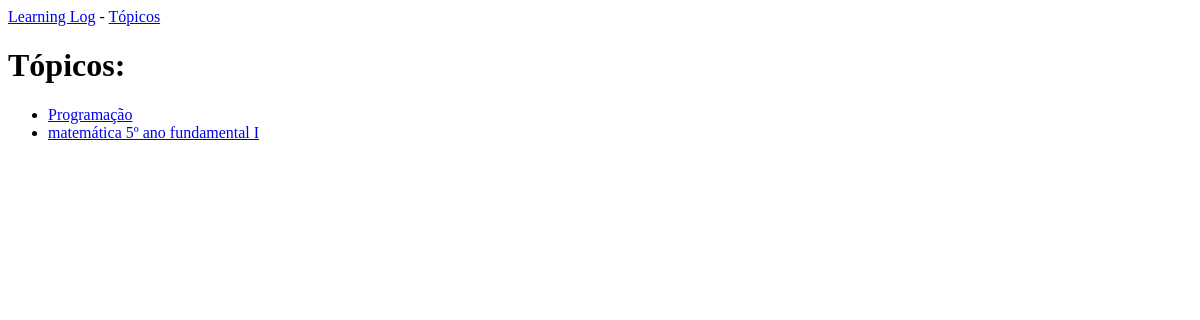
The page /topics on the database as committed earlier.
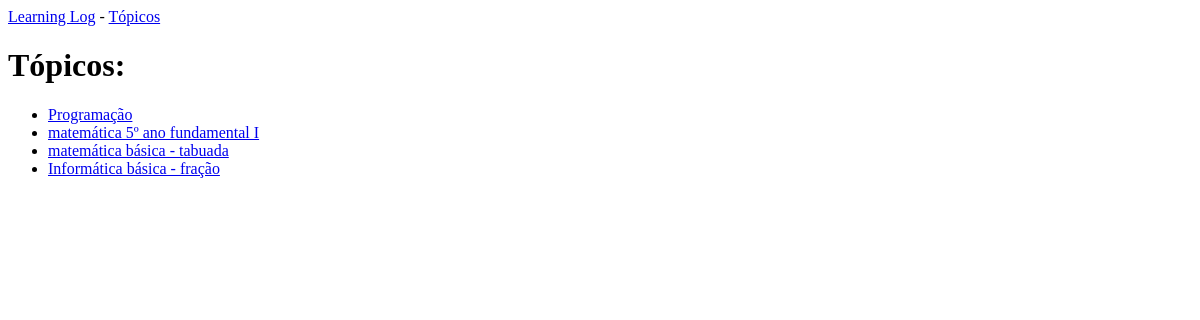
The same page on the database as committed later.
### learning_logs/models.py (models this page shows)
class Topic(models.Model):
    text = models.CharField(max_length=200)
    date_added = models.DateTimeField(auto_now_add=True)
    def __str__(self):
        return self.text

### learning_logs/views.py (the view)
# urls.py: path('topics', views.topics, name='topics'),
def topics(request):
    topics = Topic.objects.order_by('date_added')
    context = {'topics': topics}
    return render(request, 'learning_logs/topics.html', context)

### learning_logs/templates/learning_logs/topics.html
{% extends "learning_logs/base.html" %}
{% block content %}
    <h1>Tópicos:</h1>
    <ul>
        {% for topic in topics %}
            <li>
                <a href="{% url 'topic' topic.id %}">{{ topic }}</a>
            </li>
        {% empty %}
            <li>Não há tópicos adicionados.</li>
        {% endfor %}
    </ul>
{% endblock content %}

### learning_logs/templates/learning_logs/base.html
<a href="{% url 'index' %}">Learning Log</a> -
<a href="{% url 'topics' %}">Tópicos</a>
{% block content %}
{% endblock content %}

Rows that differ between the two databases and show on the page:
added Topic: text "matemática básica - tabuada"
added Topic: text "Informática básica - fração"
